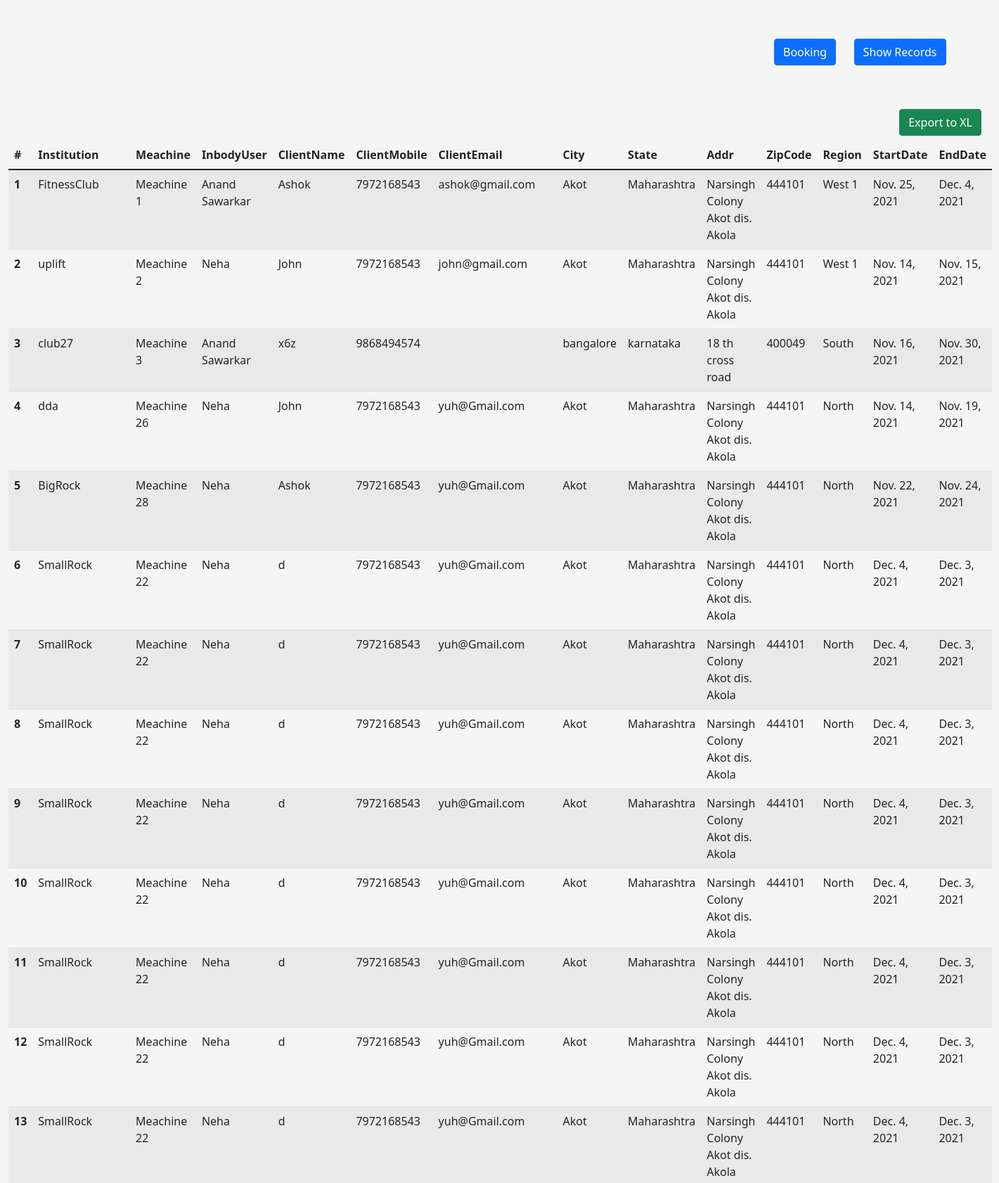
Page /show-record (upper part) on the committed database.
### InbodyBook/models.py (models this page shows, shortened)
class Institution(models.Model):
    institution_name=models.CharField(max_length=100)
    client_name = models.CharField(max_length=100)
    client_mobile = models.BigIntegerField()
    client_email = models.EmailField(max_length=254, blank=True, null=True)
    city =  models.CharField(max_length=20)
    state = models.CharField(max_length=30)
    addr1 = models.CharField(max_length=100)
    addr2 = models.CharField(max_length=100, null=True, blank=True)
    zip_code = models.IntegerField()
    start_date = models.DateField()
    end_date = models.DateField()
    demo_meachine = models.CharField(max_length=50)
    inbodyUser = models.ForeignKey(InbodyUser, on_delete=models.CASCADE)
    meachine_name = models.ForeignKey(Machine,on_delete=models.CASCADE)

class Machine(models.Model):
    meachine_name = models.CharField(max_length=20)
    booked = models.BooleanField(default=False)
    region = models.ForeignKey(IndiaRegions, on_delete=models.CASCADE)

class InbodyUser(models.Model):
    name = models.CharField(max_length=30)
    email = models.EmailField(max_length=254)
    mobile = models.BigIntegerField()

class IndiaRegions(models.Model):
    region = models.CharField(max_length=20)
    def __str__(self):
        return self.region

### InbodyBook/views.py (the view)
# urls.py: path("show-record", views.show_record, name='show_record'),
def show_record(request):
    records = Institution.objects.all()
    return render(request,'record.html',{'records':records})

### templates/record.html
{% extends 'index.html' %}
    {% block recordTable %}
        <div class="container-fluid">
            <div class="btn">
                <div id="xl"><a href="xl" class="btn btn-success">Export to XL</a></div>
            </div>
            <table class="table table-striped table-hover">
                <thead>
                <tr>
                    <th scope="col">#</th>
                    <th scope="col">Institution  </th>
                    <th scope="col">Meachine</th>
                    <th scope="col">InbodyUser </th>
                    <th scope="col">ClientName </th>
                    <th scope="col">ClientMobile </th>
                    <th scope="col">ClientEmail </th>
                    <th scope="col">City </th>
                    <th scope="col">State </th>
                    <th scope="col">Addr </th>
                    <th scope="col">ZipCode </th>
                    <th scope="col">Region </th>
                    <th scope="col">StartDate </th>
                    <th scope="col">EndDate </th>
                </tr>
                </thead>
                <tbody>
                {% for data in records %}
                    <tr>
                        <th scope="row">{{data.id}}</th>
                        <td>{{data.institution_name}}</td>
                        <td>{{data.meachine_name.meachine_name}}</td>
                        <td>{{data.inbodyUser.name}}</td>
                        <td>{{data.client_name}}</td>
                        <td>{{data.client_mobile}}</td>
                        <td>{{data.client_email }}</td>
                        <td>{{data.city }}</td>
                        <td>{{data.state }}</td>
                        <td>{{data.addr1 }} {{data.addr2}}</td>
                        <td>{{data.zip_code}}</td>
                        <td>{{data.meachine_name.region}}</td>
                        <td>{{data.start_date }}</td>
                        <td>{{data.end_date }}</td>
                    </tr>
                {% endfor %}
                </tbody>
            </table>
        </div>
    {% endblock %}

### templates/index.html (style rules this page uses)
body { background-color: whitesmoke; }
.btn { display: flex; justify-content: flex-end; }
.btn > div { margin-left: 2%; }

### rows in the picture
Institution: id "1", institution_name "FitnessClub", meachine_name.meachine_name "Meachine 1", inbodyUser.name "Anand Sawarkar", client_name "Ashok", client_mobile "7972168543", client_email "ashok@gmail.com", city "Akot", state "Maharashtra", addr1 "Narsingh Colony Akot", addr2 "dis. Akola", zip_code "444101", meachine_name.region "West 1", start_date "Nov. 25, 2021", end_date "Dec. 4, 2021"
Institution: id "2", institution_name "uplift", meachine_name.meachine_name "Meachine 2", inbodyUser.name "Neha", client_name "John", client_mobile "7972168543", client_email "john@gmail.com", city "Akot", state "Maharashtra", addr1 "Narsingh Colony Akot", addr2 "dis. Akola", zip_code "444101", meachine_name.region "West 1", start_date "Nov. 14, 2021", end_date "Nov. 15, 2021"
Institution: id "3", institution_name "club27", meachine_name.meachine_name "Meachine 3", inbodyUser.name "Anand Sawarkar", client_name "x6z", client_mobile "9868494574", city "bangalore", state "karnataka", addr1 "18 th cross road", zip_code "400049", meachine_name.region "South", start_date "Nov. 16, 2021", end_date "Nov. 30, 2021"
Institution: id "4", institution_name "dda", meachine_name.meachine_name "Meachine 26", inbodyUser.name "Neha", client_name "John", client_mobile "7972168543", client_email "yuh@Gmail.com", city "Akot", state "Maharashtra", addr1 "Narsingh Colony Akot", addr2 "dis. Akola", zip_code "444101", meachine_name.region "North", start_date "Nov. 14, 2021", end_date "Nov. 19, 2021"
Institution: id "5", institution_name "BigRock", meachine_name.meachine_name "Meachine 28", inbodyUser.name "Neha", client_name "Ashok", client_mobile "7972168543", client_email "yuh@Gmail.com", city "Akot", state "Maharashtra", addr1 "Narsingh Colony Akot", addr2 "dis. Akola", zip_code "444101", meachine_name.region "North", start_date "Nov. 22, 2021", end_date "Nov. 24, 2021"
Institution: id "6", institution_name "SmallRock", meachine_name.meachine_name "Meachine 22", inbodyUser.name "Neha", client_name "d", client_mobile "7972168543", client_email "yuh@Gmail.com", city "Akot", state "Maharashtra", addr1 "Narsingh Colony Akot", addr2 "dis. Akola", zip_code "444101", meachine_name.region "North", start_date "Dec. 4, 2021", end_date "Dec. 3, 2021"
Institution: id "7", institution_name "SmallRock", meachine_name.meachine_name "Meachine 22", inbodyUser.name "Neha", client_name "d", client_mobile "7972168543", client_email "yuh@Gmail.com", city "Akot", state "Maharashtra", addr1 "Narsingh Colony Akot", addr2 "dis. Akola", zip_code "444101", meachine_name.region "North", start_date "Dec. 4, 2021", end_date "Dec. 3, 2021"
Institution: id "8", institution_name "SmallRock", meachine_name.meachine_name "Meachine 22", inbodyUser.name "Neha", client_name "d", client_mobile "7972168543", client_email "yuh@Gmail.com", city "Akot", state "Maharashtra", addr1 "Narsingh Colony Akot", addr2 "dis. Akola", zip_code "444101", meachine_name.region "North", start_date "Dec. 4, 2021", end_date "Dec. 3, 2021"
Institution: id "9", institution_name "SmallRock", meachine_name.meachine_name "Meachine 22", inbodyUser.name "Neha", client_name "d", client_mobile "7972168543", client_email "yuh@Gmail.com", city "Akot", state "Maharashtra", addr1 "Narsingh Colony Akot", addr2 "dis. Akola", zip_code "444101", meachine_name.region "North", start_date "Dec. 4, 2021", end_date "Dec. 3, 2021"
Institution: id "10", institution_name "SmallRock", meachine_name.meachine_name "Meachine 22", inbodyUser.name "Neha", client_name "d", client_mobile "7972168543", client_email "yuh@Gmail.com", city "Akot", state "Maharashtra", addr1 "Narsingh Colony Akot", addr2 "dis. Akola", zip_code "444101", meachine_name.region "North", start_date "Dec. 4, 2021", end_date "Dec. 3, 2021"
Institution: id "11", institution_name "SmallRock", meachine_name.meachine_name "Meachine 22", inbodyUser.name "Neha", client_name "d", client_mobile "7972168543", client_email "yuh@Gmail.com", city "Akot", state "Maharashtra", addr1 "Narsingh Colony Akot", addr2 "dis. Akola", zip_code "444101", meachine_name.region "North", start_date "Dec. 4, 2021", end_date "Dec. 3, 2021"
Institution: id "12", institution_name "SmallRock", meachine_name.meachine_name "Meachine 22", inbodyUser.name "Neha", client_name "d", client_mobile "7972168543", client_email "yuh@Gmail.com", city "Akot", state "Maharashtra", addr1 "Narsingh Colony Akot", addr2 "dis. Akola", zip_code "444101", meachine_name.region "North", start_date "Dec. 4, 2021", end_date "Dec. 3, 2021"
Institution: id "13", institution_name "SmallRock", meachine_name.meachine_name "Meachine 22", inbodyUser.name "Neha", client_name "d", client_mobile "7972168543", client_email "yuh@Gmail.com", city "Akot", state "Maharashtra", addr1 "Narsingh Colony Akot", addr2 "dis. Akola", zip_code "444101", meachine_name.region "North", start_date "Dec. 4, 2021", end_date "Dec. 3, 2021"
